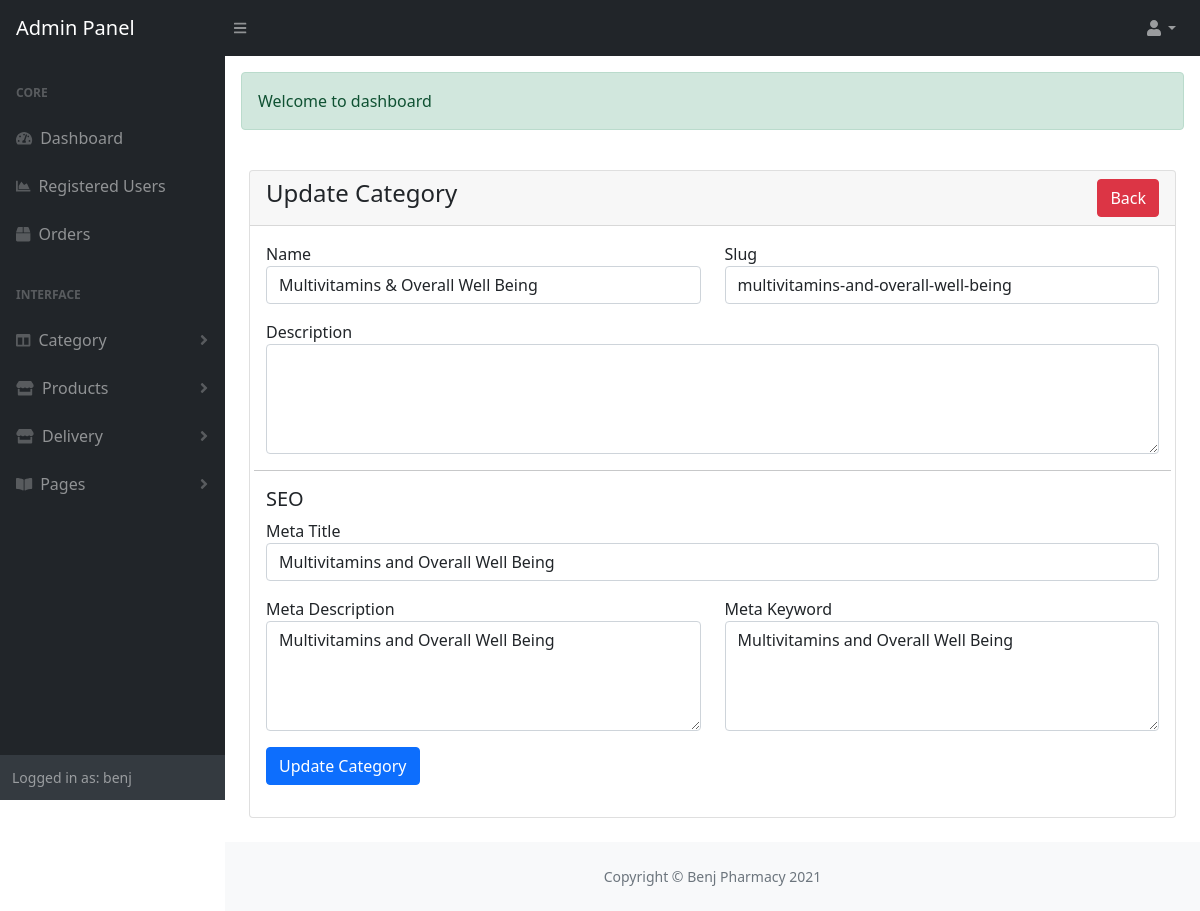
Screenshot of /admin/category-edit?id=14 (signed in) with the database file from the repository.
### tables this page shows
CREATE TABLE `categories` (
  `category_id` int(11) NOT NULL,
  `name` varchar(191) NOT NULL,
  `slug` varchar(191) NOT NULL,
  `description` text DEFAULT NULL,
  `meta_title` varchar(191) NOT NULL,
  `meta_description` mediumtext DEFAULT NULL,
  `meta_keyword` mediumtext DEFAULT NULL,
  `created_at` timestamp NULL DEFAULT current_timestamp()
);

### admin/category-edit.php (the view, shortened to what this page needs)
<?php
include('./includes/header.php');
include('./message.php');
?>
<div class="container p-4">
    <div class="row">
        <div class="col-md-12">
            <div class="card">
                <div class="card-header">
                    <h4>Update Category<a href="category-view" class="btn btn-danger float-end">Back</a></h4>
                </div>
                <div class="card-body">
                    <?php
                        if(isset($_GET['id'])){
                            $cat_id = $_GET['id'];
                            $sql = "SELECT * FROM categories WHERE category_id='$cat_id'";
                            $stmt = mysqli_query($conn, $sql);
                            if(mysqli_num_rows($stmt)>0){
                                $row = mysqli_fetch_array($stmt);
                                ?>
                                <form action="includes/functions.php" method="post">
                                    <div class="row">
                                        <div class="col-md-6 mb-3">
                                            <label for="name">Name</label>
                                            <input type="text" name="name" value="<?= $row['name'];?>" required class="form-control" >
                                        </div>
                                        <div class="col-md-6 mb-3">
                                            <label for="slug">Slug</label>
                                            <input type="text" name="slug" value="<?= $row['slug'];?>"  class="form-control" >
                                        </div>
                                        <div class="col-md-12 mb-3">
                                            <label for="description">Description</label>
                                            <textarea name="description" rows="4"  class="form-control" ><?= $row['description'];?></textarea>
                                        </div>
                                        <hr>
                                        <h5>SEO</h5>
                                        <div class="col-md-12 mb-3">
                                            <label for="meta_title">Meta Title</label>
                                            <input type="text" name="meta_title" max="191" value="<?= $row['meta_title'];?>" required class="form-control" >
                                        </div>
                                        <div class="col-md-6 mb-3">
                                            <label for="meta_description">Meta Description</label>
                                            <textarea name="meta_description" rows="4"  required class="form-control" ><?= $row['meta_description'];?></textarea>
                                        </div>
                                        <div class="col-md-6 mb-3">
                                            <label for="meta_keyword">Meta Keyword</label>
                                            <textarea name="meta_keyword" rows="4" required class="form-control" ><?= $row['meta_keyword'];?></textarea>
                                        </div>
                                        <div class="col-md-6 mb-3">
                                            <button class="btn btn-primary" type="submit" name="category_update" >Update Category</button>
                                        </div>
                                    </div>
                                </form>
                                <?php
                            }
                        }else{
                            ?>
                            <h4>No Record Found</h4>
                            <?php
                        }
                    ?>
                </div>
            </div>
        </div>
    </div>
</div>
<?php
include('./includes/footer.php');
include('./includes/scripts.php');
?>

### rows the page displays
categories: name "Multivitamins & Overall Well Being", slug "multivitamins-and-overall-well-being", meta_title "Multivitamins and Overall Well Being", meta_description "Multivitamins and Overall Well Being", meta_keyword "Multivitamins and Overall Well Being"

### other values shown
$_SESSION['auth_admin']['admin_name'] "benj"
$message "Welcome to dashboard"
